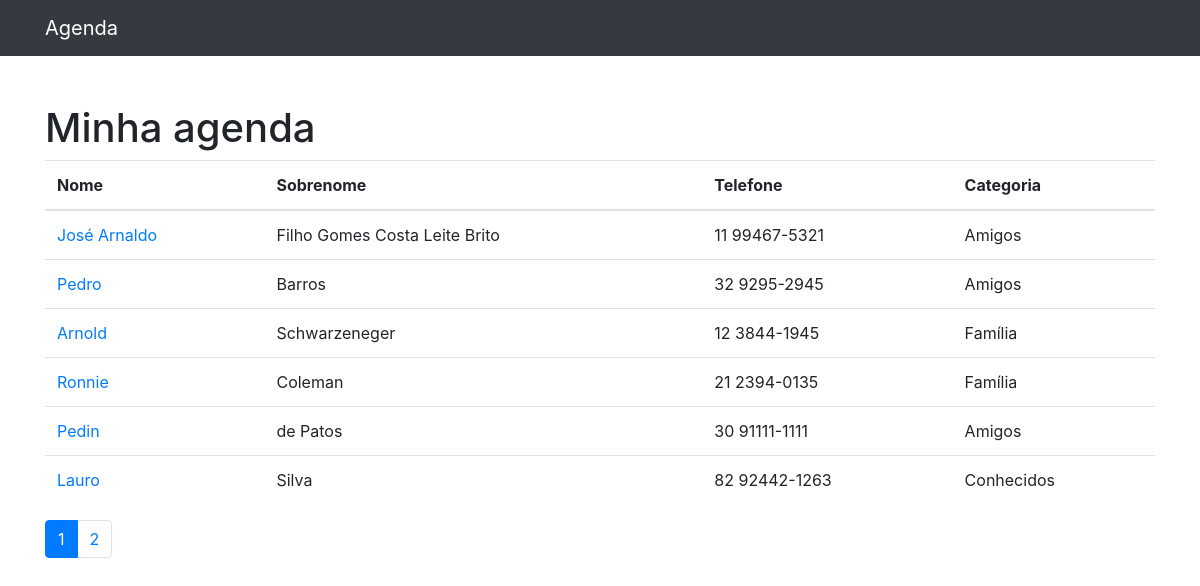
The page / on the database its author committed.
### contatos/models.py (models this page shows, shortened)
class Contato(models.Model):
    nome = models.CharField(max_length=255)
    sobrenome = models.CharField(max_length=255, blank=True)
    telefone = models.CharField(max_length=255)
    email = models.CharField(max_length=255, blank=True)
    data_criacao = models.DateTimeField(default=timezone.now)
    descricao = models.TextField(blank=True)
    categoria = models.ForeignKey(Categoria, on_delete=models.DO_NOTHING)
    mostrar = models.BooleanField(default=True)

class Categoria(models.Model):
    nome = models.CharField(max_length=255)
    def __str__(self):
        return self.nome

### contatos/views.py (the view)
# urls.py: path('', views.index, name='index'),
def index(request):
    contatos = Contato.objects.all()
    paginator = Paginator(contatos, 6)
    page = request.GET.get('p')
    contatos = paginator.get_page(page)
    return render(request, 'contatos/index.html', {
        'contatos': contatos,
        })

### contatos/templates/contatos/index.html
{% extends 'base.html' %}
{%block 'conteudo'%}
<h1 class="mt-5">Minha agenda</h1>
        <table class="table">
          <thead>
            <tr>
              <th>Nome</th>
              <th>Sobrenome</th>
              <th>Telefone</th>
              <th>Categoria</th>
            </tr>
          </thead>
          <tbody>
            {% for contato in contatos %}
            {% if contato.mostrar %}
              <tr>
                <td>
                  <a href="{% url 'ver_contato' contato.id %}">{{ contato.nome }}</a>
                </td>
                <td>{{ contato.sobrenome }}</td>
                <td>{{ contato.telefone }}</td>
                <td>{{ contato.categoria }}</td>
              </tr>
              {% endif %}
            {% endfor %}
          </tbody>
        </table>
        <nav aria-label="Page navigation example">
          <ul class="pagination">
            {% for pagina in contatos.paginator.page_range %}
              {% if contatos.number == pagina %}
            <li class="page-item active">
              <a class="page-link" href="?p={{ pagina }}">{{ pagina }}</a>
            </li>
            {% else %}
            <li class="page-item">
              <a class="page-link" href="?p={{ pagina }}">{{ pagina }}</a>
            </li>
            {% endif %}
            {% endfor %}
          </ul>
        </nav>
 {%endblock%}

### rows shown on the page
Contato: nome "José Arnaldo", sobrenome "Filho Gomes Costa Leite Brito", telefone "11 99467-5321", categoria "Amigos"
Contato: nome "Pedro", sobrenome "Barros", telefone "32 9295-2945", categoria "Amigos"
Contato: nome "Arnold", sobrenome "Schwarzeneger", telefone "12 3844-1945", categoria "Família"
Contato: nome "Ronnie", sobrenome "Coleman", telefone "21 2394-0135", categoria "Família"
Contato: nome "Pedin", sobrenome "de Patos", telefone "30 91111-1111", categoria "Amigos"
Contato: nome "Lauro", sobrenome "Silva", telefone "82 92442-1263", categoria "Conhecidos"

### other values the page prints
{{ pagina }} "1"
{{ pagina }} "2"
